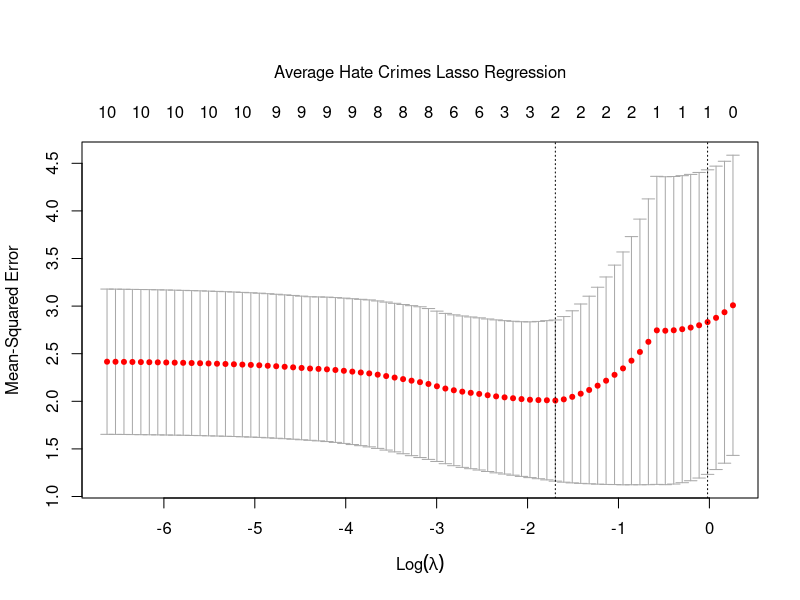
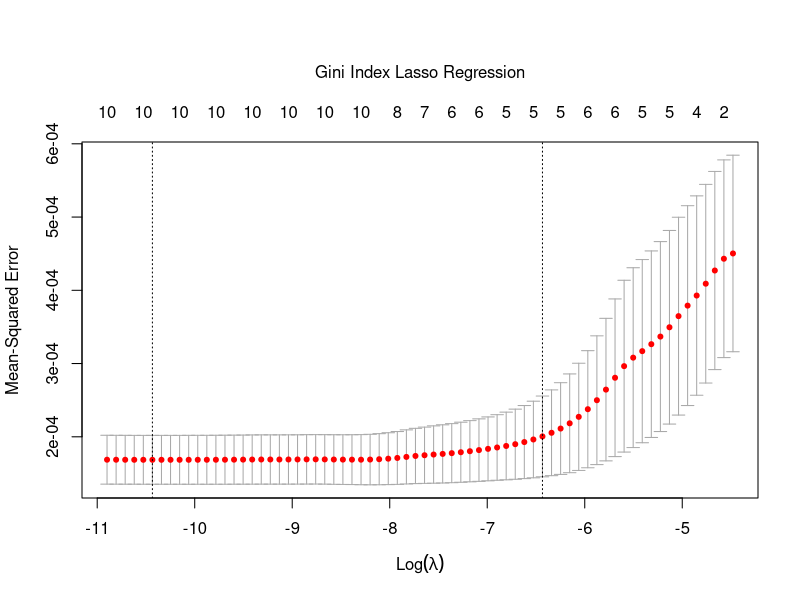

These figures' R source, in order:
## ---- chunk 1
library(readr)
data <- read_csv("data.csv")
## ---- chunk 2
library(glmnet)
data_complete <- data[complete.cases(data),]
crimes_model <- model.matrix(avg_hatecrimes_per_100k_fbi ~ . - state,
                             data = data_complete)[,-1]
gini_model <- model.matrix(gini_index ~ . - state,
                           data = data_complete)[,-1]

set.seed(1)
cv_result <- cv.glmnet(x = crimes_model, 
                       y = data_complete$avg_hatecrimes_per_100k_fbi)
par(oma = c(0, 0, 3, 0))
plot(cv_result)
mtext("Average Hate Crimes Lasso Regression", line = 3)
par(oma = rep(0, 4))
coef(glmnet(x = crimes_model, 
            y = data_complete$avg_hatecrimes_per_100k_fbi, 
            lambda = cv_result$lambda.min))

cv_result2 <- cv.glmnet(x = gini_model, 
                        y = data_complete$gini_index)
par(oma = c(0, 0, 3, 0))
plot(cv_result2)
mtext("Gini Index Lasso Regression", line = 3)
par(oma = rep(0, 4))
coef(glmnet(x = gini_model, 
            y = data_complete$gini_index, 
            lambda = cv_result2$lambda.min))
